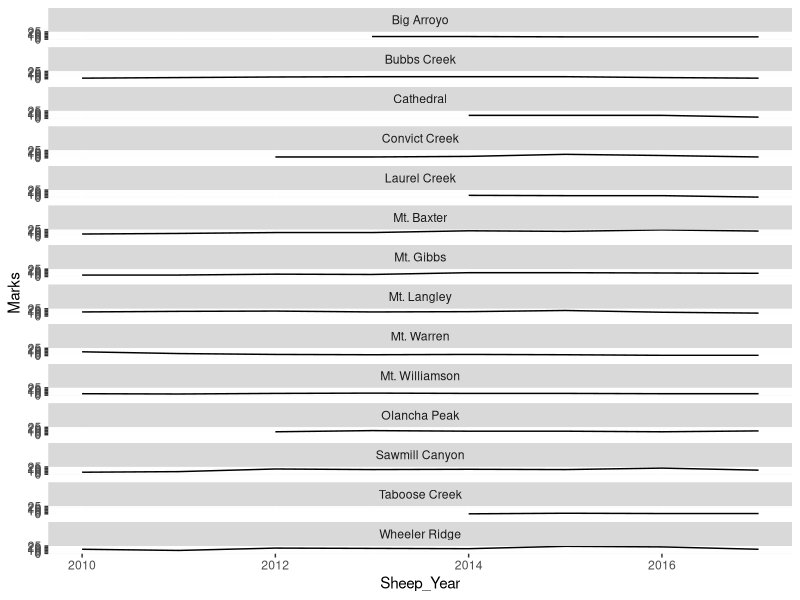
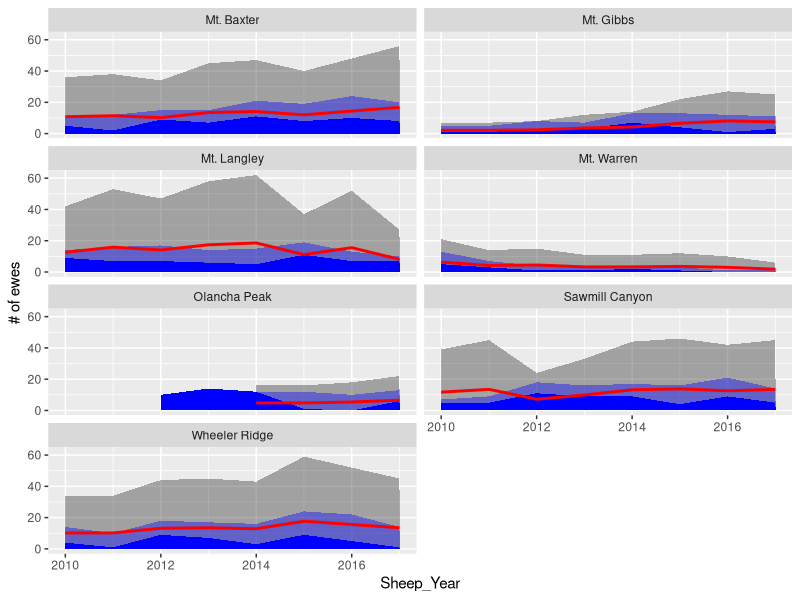
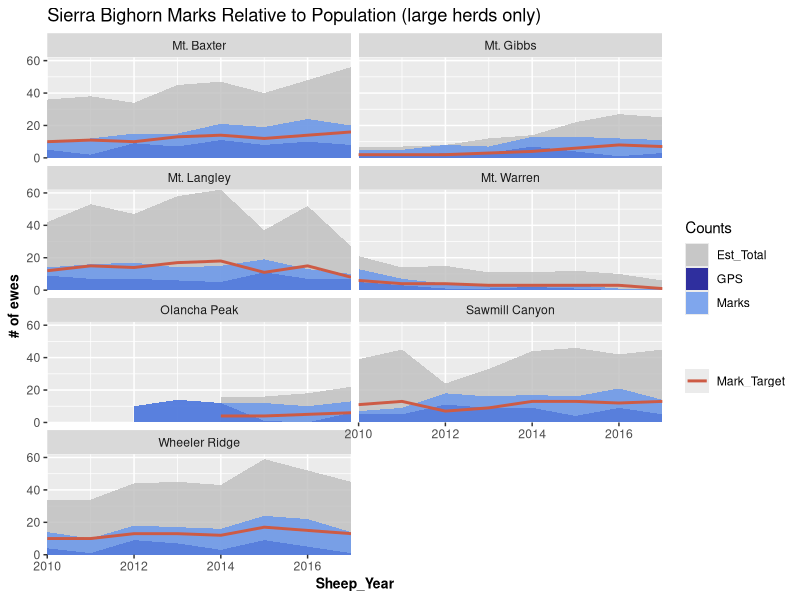

Reproduce these figures in R, in order.
library("tidyverse")
library("ggthemes")

marks_tbl <- read_csv("Overview_Collars.csv")
names(marks_tbl) <- gsub(" ", "_", names(marks_tbl))
names(marks_tbl) <- gsub("%", "percent_", names(marks_tbl))


n_herds <- dim(unique(marks_tbl['Herd']))[1]
years <- seq(min(marks_tbl[['Sheep_Year']]),max(marks_tbl[['Sheep_Year']]))

marks_tbl <- marks_tbl %>%
  mutate(N_est = round(Marks / percent_Marks))

ggplot(data = marks_tbl %>% filter(Sex == "Female")) + 
  geom_line(mapping = aes(x = Sheep_Year, y = Marks)) + 
  facet_wrap(~ Herd, ncol = 1 )

markedherds_tbl <- marks_tbl %>%
  filter(Sex == "Female") %>%
  group_by(Herd) %>%
  filter(all(years %in% Sheep_Year))

mean_N <- mean(marks_tbl$N_est, na.rm = T)

largeherds_tbl <- marks_tbl %>%
  filter(Sex == "Female") %>%
  group_by(Herd) %>%
  filter(max(N_est, na.rm = T) > mean_N)

smallherds_tbl <- marks_tbl %>%
  filter(Sex == "Female") %>%
  group_by(Herd) %>%
  filter(max(N_est, na.rm = T) <= mean_N)


ggplot(largeherds_tbl) + 
  geom_area(mapping = aes(x = Sheep_Year, y = N_est), alpha = 0.4) +
  geom_area(mapping = aes(x = Sheep_Year, y = Marks), fill = "blue", alpha = 0.4) +
  geom_area(mapping = aes(x = Sheep_Year, y = GPS), fill = "blue") +
  geom_line(mapping = aes(x = Sheep_Year, y = 0.3*N_est), color = "red", size = 1.0) +
  ylab("# of ewes") + 
  facet_wrap(~ Herd, ncol = 2 )  

nmarks_tbl <- marks_tbl %>% select(Sheep_Year, Herd, Sex, N_est, Marks, GPS, VHF)
target_mark_fraction = 0.3
nmarks_tbl <- nmarks_tbl %>% mutate(Mark_Target = as.integer(floor(target_mark_fraction * N_est)) )
nmarks_long_tbl <- nmarks_tbl %>% 
  gather(count_type, n, N_est:Mark_Target) %>%
  mutate(count_type = gsub("N_est", "Est_Total", count_type))

plot_tbl <- nmarks_long_tbl %>% 
  filter(Sex == "Female") %>%
  filter(count_type != "VHF") %>%
  group_by(Herd) %>%
  filter(max(n, na.rm = T) > mean_N)

ggplot() +
  geom_area(data = plot_tbl %>% filter(count_type != "Mark_Target"),
            aes(x=Sheep_Year, y=n, fill=count_type), position = "identity", alpha = 0.8) + 
  geom_line(data = plot_tbl %>% filter(count_type == "Mark_Target"), 
            aes(x=Sheep_Year, y=n, col="Mark_Target"), size = 1) +
  scale_colour_manual(name = "", values = c("Mark_Target" = "coral3")) +
  scale_fill_manual(name = "Counts", values = 
                      c("Est_Total" = "grey",
                        "Marks" = "cornflowerblue",
                        "GPS" = "blue4")) + 
  scale_x_continuous(expand=c(0,0), limits=c(min(years), max(years))) +
  scale_y_continuous(expand=c(0,0), limits=c(0, max(plot_tbl$n) + 2)) +
  ylab("# of ewes") +
  ggtitle("Sierra Bighorn Marks Relative to Population (large herds only)") + 
  theme(axis.title.x=element_text(size=10, lineheight=.9, face="bold")) + 
  theme(axis.title.y=element_text(size=10, lineheight=.9, face="bold")) + 
  facet_wrap(~ Herd, ncol=2)



## separations : older vs newer, older +not tiny vs newer, 

## percentage as one graph, N as another? 
